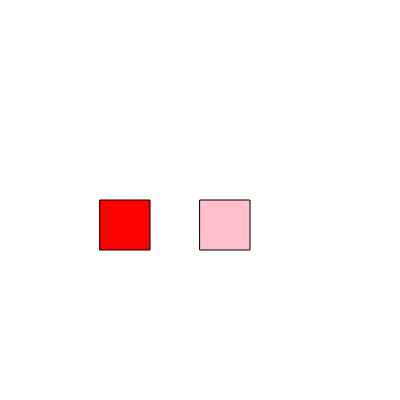
Frame 1 (no input)
Frame 60 (no input): identical to frame 1, image omitted
Frame 120 (the mouse pressed at the canvas centre since frame 60): identical to frame 1, image omitted

The p5.js sketch that drew this single still picture (run headless with seeded random() and noise() and a simulated clock; from frame 60 on, the mouse is pressed at the canvas centre):

// p5.js sketch
// ── sketch.js
var button1;
var button2;

function setup(){
  createCanvas(400,400);
                              //x, y, box size, color
  button1 = new hitzoneObject(100, 200, 50, "red");
  button2 = new hitzoneObject(200, 200, 50, "pink");
}

function draw(){
  background(255);

  button1.display();
  button1.check();
  console.log("button1 overlay" + button1.overlay);
  button2.display();
  button2.check();
}


class hitzoneObject{

  constructor(tempX, tempY, tempSize, tempColor){
    this.x = tempX;
    this.y = tempY;
    this.boxSize = tempSize;
    this.boxColor = tempColor;
    this.overlay = false;
  }

    display(){
      fill(this.boxColor);
      rect(this.x, this.y, this.boxSize, this.boxSize)
    }

    check(){
      if(mouseX > this.x && mouseX < (this.x + this.boxSize)
         && mouseY > this.y && mouseY < (this.y + this.boxSize)){
        //console.log("over button" + this.boxColor);
        this.overlay = true;
      } else{
        //console.log("off button" + this.boxColor);
        this.overlay = false;
      }
    }

  }
